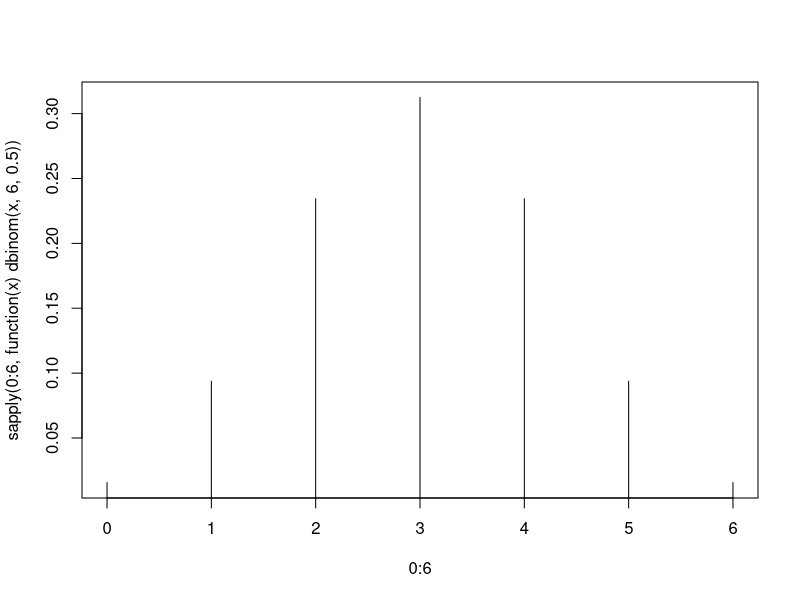
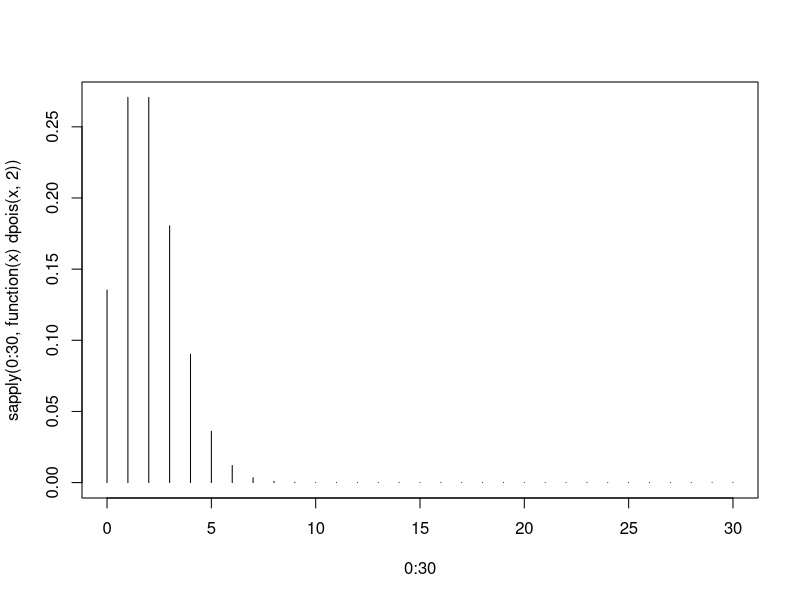

Source code (R) for these figures, in order:
#zadanie 1
rzutMoneta5Reszek <- dbinom(5, 6, 0.5)
reszki3LubWiecej <- 1 - pbinom(2, 6, 0.5)
od2Do4Reszek <- pbinom(4, 6, 0.5) - pbinom(1, 6, 0.5)
plot(0:6, sapply(0:6, function(x) dbinom(x, 6, 0.5)), type = "h")

#zadanie2
dpois(5, 2)
1 - ppois(3, 2)
ppois(5, 2) - ppois(2, 2)
plot(0:30, sapply(0:30, function(x) dpois(x, 2)), type="h")
